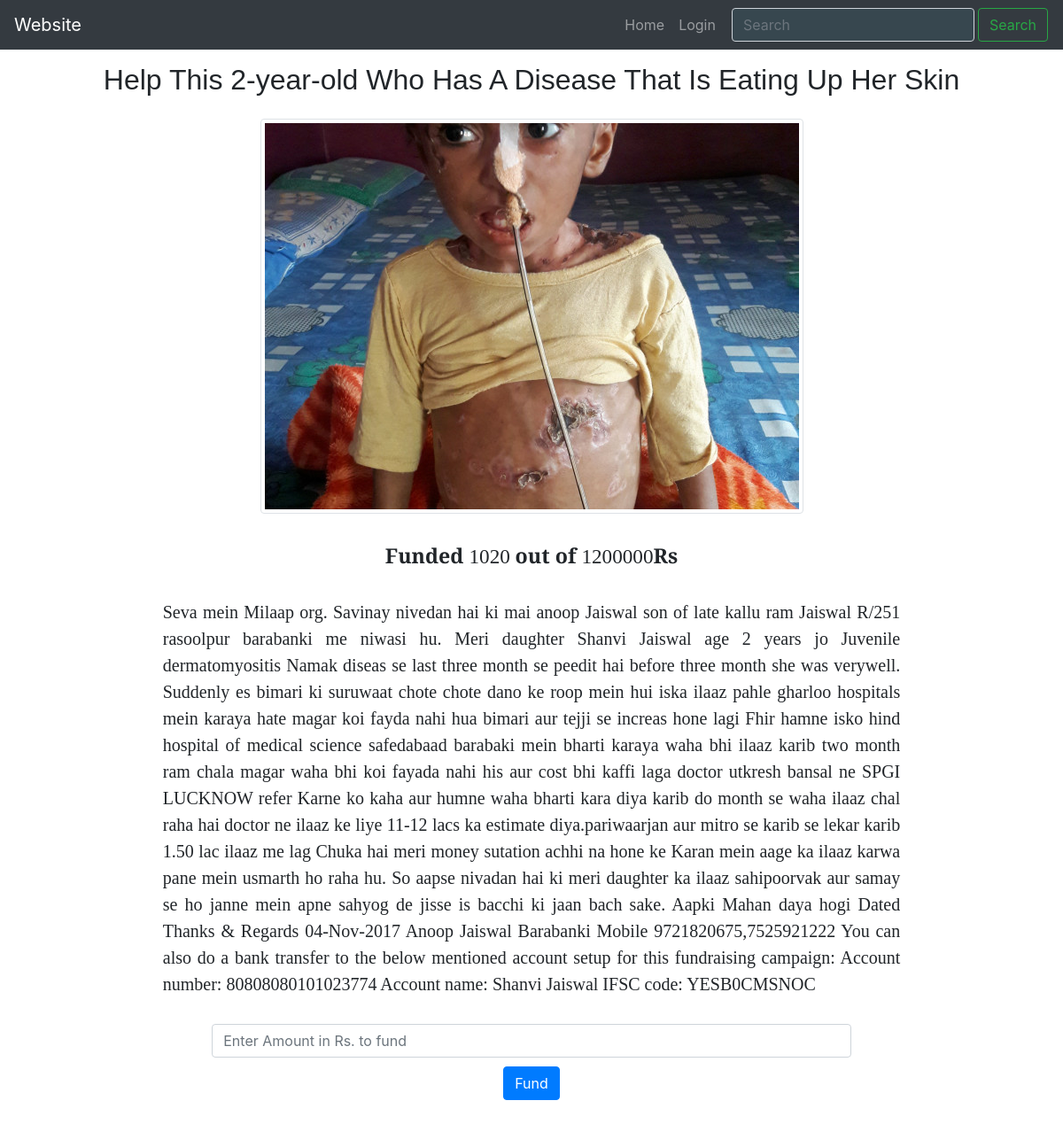
Before: /show_details/6/ with the older database file.
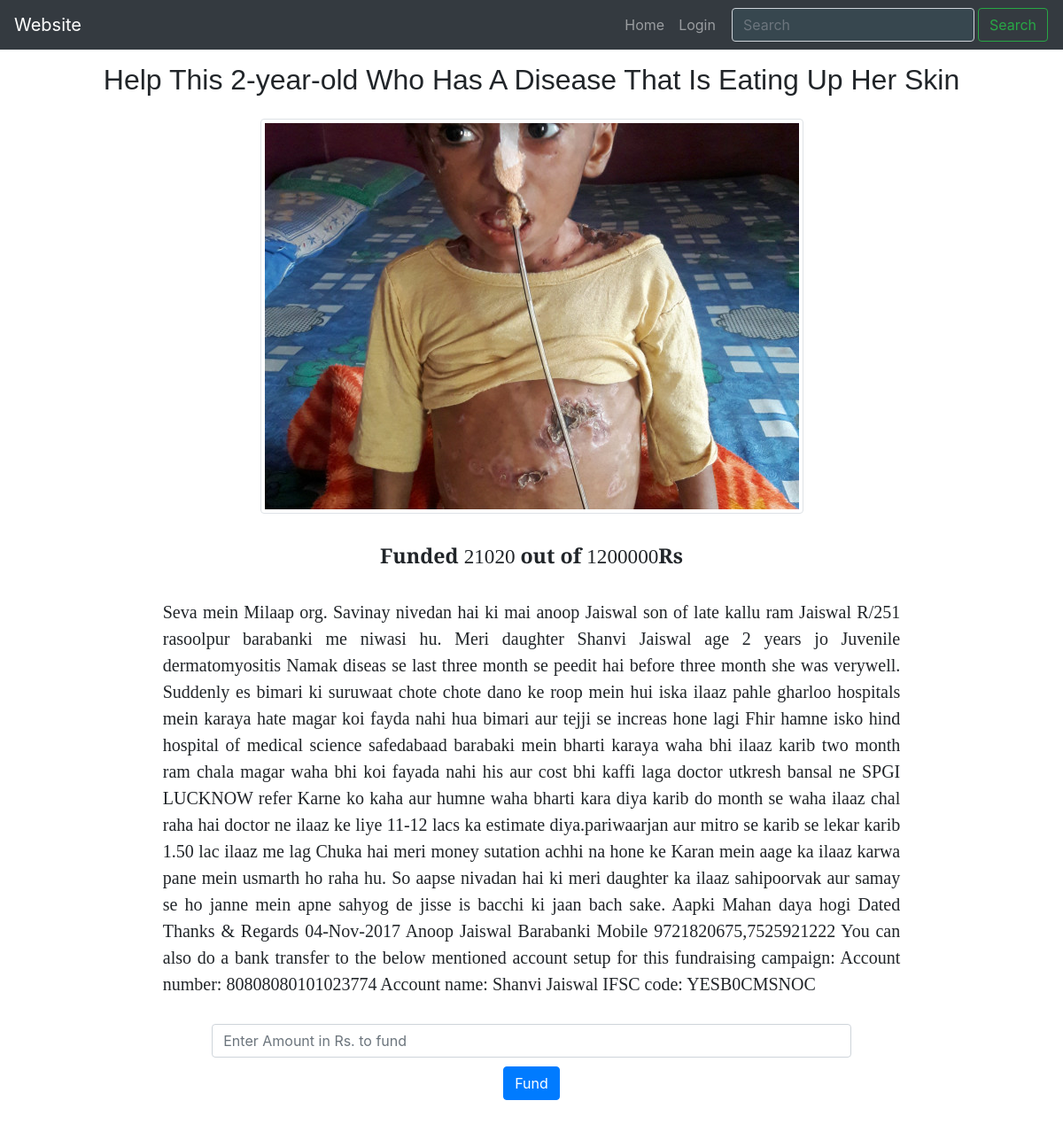
After: the same page with the newer database file.
### website/models.py (models this page shows)
class Cause(models.Model):
    title_text = models.TextField()
    post_creator = models.CharField(max_length=100)
    amount_goal = models.IntegerField()
    detailed_description = models.TextField()
    title_image = models.ImageField(upload_to="media/images")
    already_funded = models.IntegerField()

### website/views.py (the view, shortened to what this page needs)
# urls.py: url(r'^show_details/(?P<item_id>\d+)/$', views.show_details, name='show_details'),
def show_details(request, item_id):
    current_cause = Cause.objects.get(pk=item_id)
    funded_amount = current_cause.already_funded
    response = {"current_cause": current_cause}
    return render(request, 'website/details.html', response)

### website/templates/website/details.html (shortened to what this page needs)
{% extends 'website/base.html' %}
{% block content %}
    <div class="container content-container">
        <center><div class="heading-text">{{ current_cause.title_text }}</div></center>
        <center><img src="{{ current_cause.title_image.url }}" class="img-responsive img-thumbnail" style="margin-top: 20px; "></center>
        <center><div class="funded-part"><b>Funded </b>{{ current_cause.already_funded }} <b>out of </b> {{ current_cause.amount_goal }}<b>Rs</b></div></center>
        <center>
            <div class="cause-description-container">
                {{ current_cause.detailed_description }}
            </div>
        </center>
        <center>
            <div class="form-container" align="center">
                <form name="form" method="POST" action="" id="form" style=" display:inline!important;">
                    <div class="form-group">
                        <input type="text" class="form-control" id="fund_amount" placeholder="Enter Amount in Rs. to fund" name="fund_amount" required="required">
                        <button class="btn btn-primary" style="margin-top: 10px;" type="submit">Fund</button>
                    </div>
                </form>
            </div>
        </center>
    </div>
{% endblock %}

### website/templates/website/base.html (shortened to what this page needs)
{% load staticfiles %}
<!DOCTYPE html>
<html>
<head>
    <link rel="stylesheet" href="https://maxcdn.bootstrapcdn.com/bootstrap/4.0.0-beta.2/css/bootstrap.min.css">
    <link rel="stylesheet" type="text/css" href="{% static 'website/style.css' %}">
</head>
<body>
	<nav class="navbar navbar-expand-md bg-dark navbar-dark" style="margin-bottom: 10px;">
        <a class="navbar-brand" href="{% url 'website:index' %}">Website</a>
        <div class="collapse navbar-collapse" id="collapsibleNavbar">
            <ul class="navbar-nav ml-auto">
                <li class="nav-item">
                    <a class="nav-link" href="{% url 'website:index' %}">Home</a>
                </li>
                <li class="nav-item">
                    <a class="nav-link" href="#">Login</a>
                </li>
            </ul>
            <form class="form-inline pull-xs-right">
                <input class="form-control" type="text" style="background-color: #37474f; margin-left: 10px;" placeholder="Search">
                <button class="btn btn-outline-success" style="margin: 1px 1px 1px 4px;" type="submit">Search</button>
            </form>
        </div>
    </nav>
    {% block content %}
    {% endblock %}
</body>
</html>

### website/static/website/style.css (style rules this page uses)
.content-container img { max-height: 65%; max-width: 65%; }
.heading-text { font-family: HeadingFont, Sans-Serif, serif; margin-top: 10px; font-size: 200%; }
.funded-part { margin-top: 30px; margin-bottom: 30px; font-family: 'Merriweather', serif; font-size: 145%; }
.cause-description-container { width:75%; margin-top: 30px; margin-bottom: 30px; font-family: 'Merriweather', serif; font-size: 125%; text-align: justify; text-justify: inter-word; }
.form-container { margin-bottom: 40px; width: 65%; }

Changed rows visible on the page:
changed Cause "Help This 2-year-old Who Has A Disease That Is Eating Up Her Skin": already_funded "1020" → "21020"
